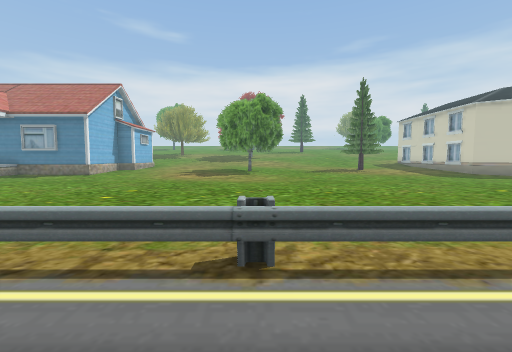
view 1 (above)

20 first-person views from a walk through a scene from a Unity 3-D project. The camera is 1.4 m above the floor, tilts 4° down and sees 90° across. The floor is counted in squares, 2 m on a side. Each view is taken from the middle of a square. On the plan, view 1 faces up. The plan holds only what a view shows up to about 9 squares ahead; the rest is blank. The place goes on beyond the plan.

view 2
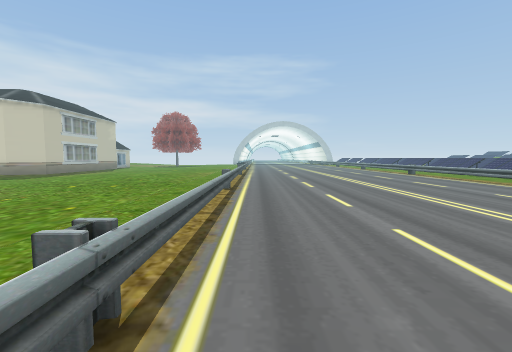

view 3
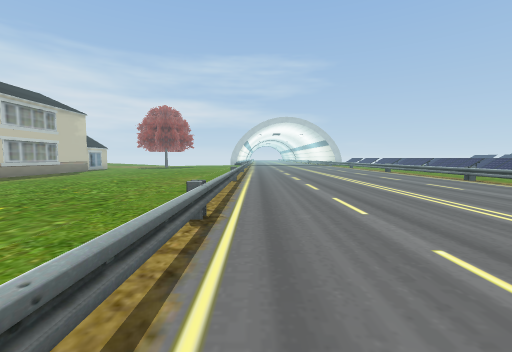

view 4
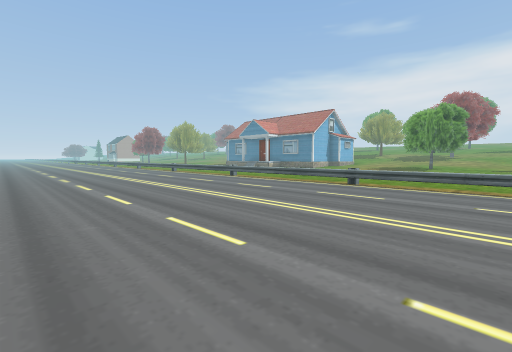

view 5
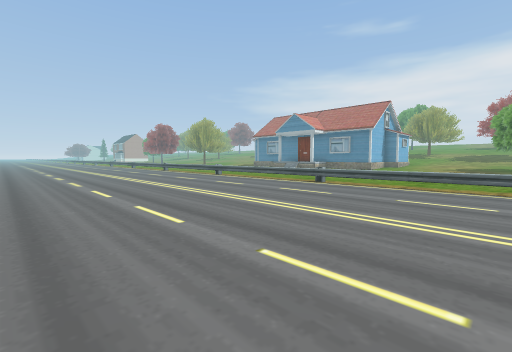

view 6
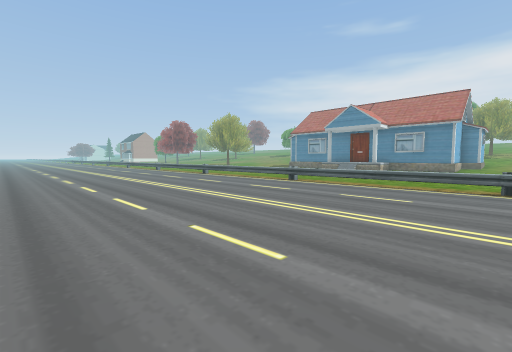

view 7
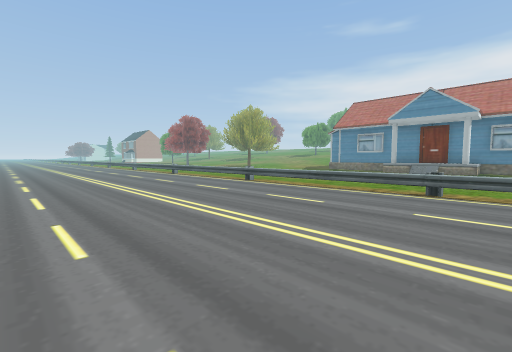

view 8
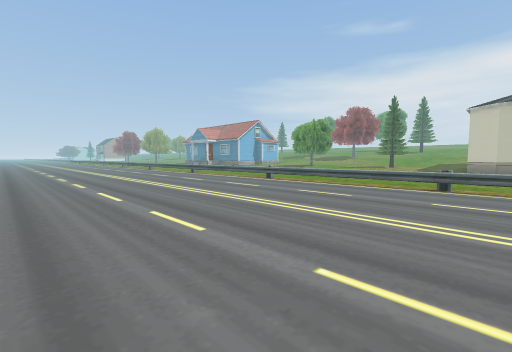

view 9
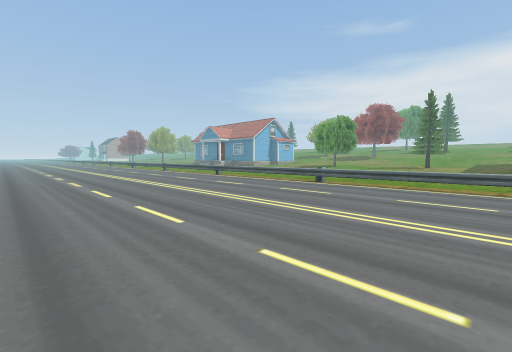

view 10
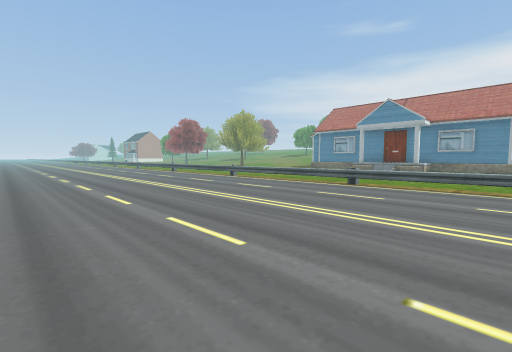

view 11
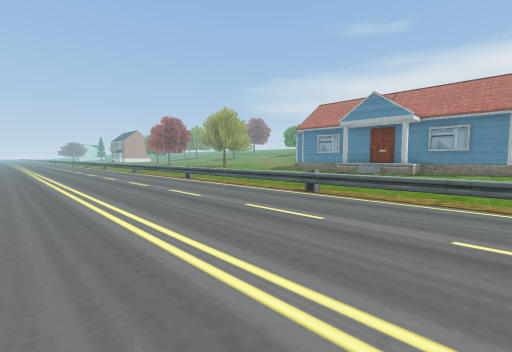

view 12
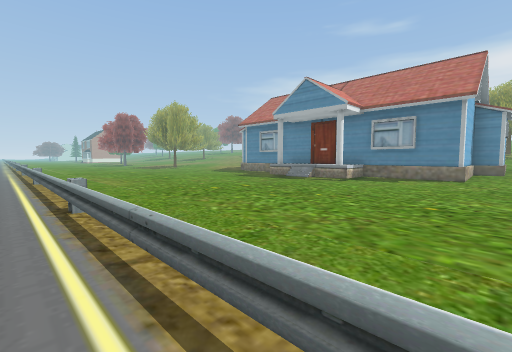

view 13
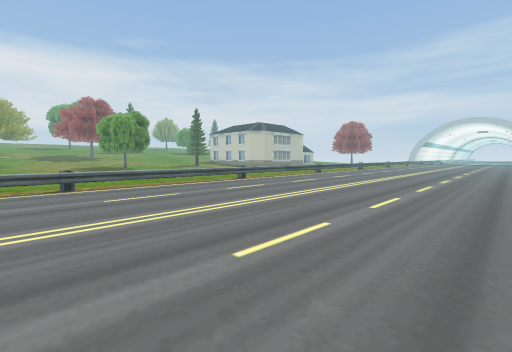

view 14
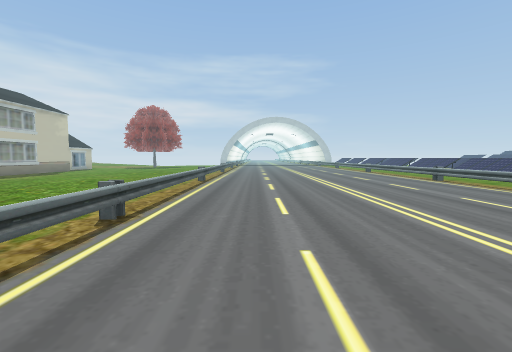

view 15
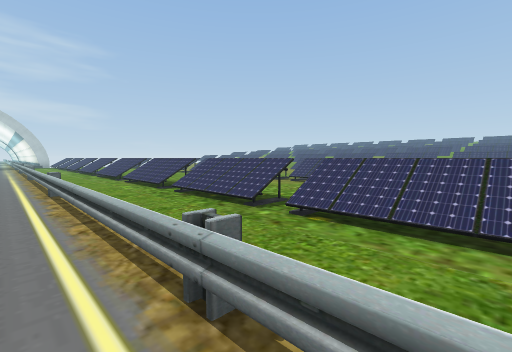

view 16
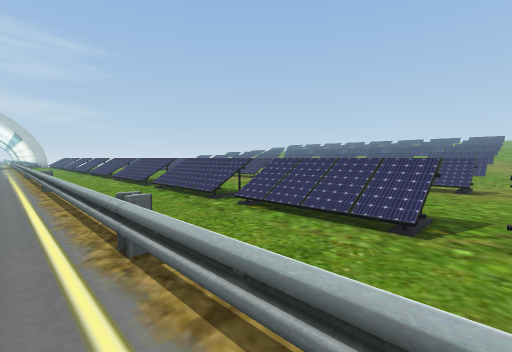

view 17
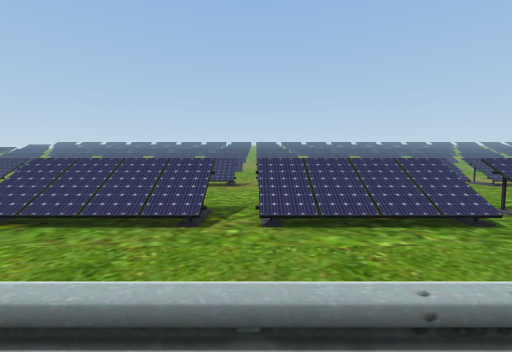

view 18
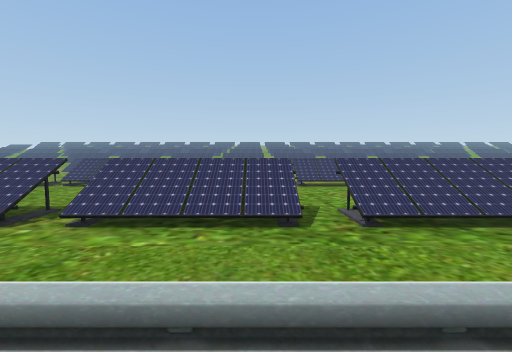

view 19
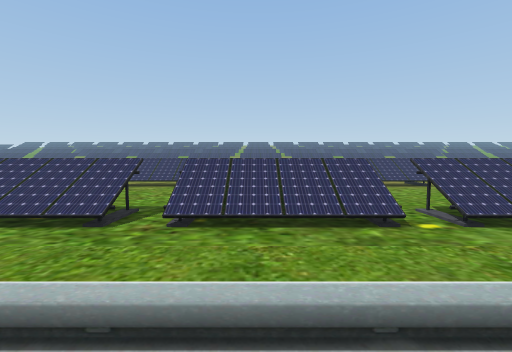

view 20
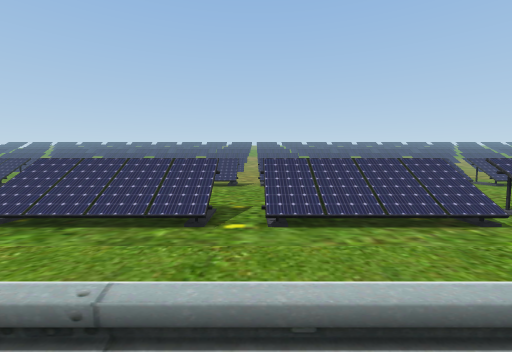

### Floor plan
Key: @ floor where view 1 was taken; # wall or solid block; . main floor; - floor 0.25 m lower than the main floor; / step, stairs or slope; = window, fence, low wall or low ledge.
Columns run from 16 left of view 1 to 11 right of it. Each row starts with its distance up from view 1.
 13          ##
 12          #.
 11       ####.
 10       =....
  9      /------------------- --
  8     ------------------------
  7     ........................
  6   ..........................
  5  ...........................
  4  ...........................
  3 ............................
  2 ============================
  1 ............................
  0 ................@...........
 -1 ............................
 -2 ............................
 -3 ............................
 -4 ............................
 -5 ............................
 -6             ================
 -7            .................
 -8            //#//#//#//#//#//
 -9             .............
-10            ...............
-11        ..  ...............
-12       /#/  //#//#//#//#//#
-13            -----  ---
-14                    ..
-15                    ..

Where each view was taken, in squares from view 1:
view 1: 0 up, 0 right, facing up
view 2: 1 up, 1 left, facing right
view 3: 1 up, 2 right, facing right
view 4: 5 down, 3 right, facing up-left
view 5: 5 down, 1 left, facing up-left
view 6: 5 down, 5 left, facing up-left
view 7: 4 down, 9 left, facing up-left
view 8: 5 down, 11 right, facing up-left
view 9: 5 down, 9 right, facing up-left
view 10: 5 down, 7 left, facing up-left
view 11: 3 down, 7 left, facing up-left
view 12: 1 up, 6 left, facing up-left
view 13: 5 down, 6 left, facing up-right
view 14: 0 up, 2 right, facing right
view 15: 5 down, 4 right, facing down-right
view 16: 5 down, 3 right, facing down-right
view 17: 5 down, 3 right, facing down
view 18: 5 down, 1 right, facing down
view 19: 5 down, 1 left, facing down
view 20: 5 down, 3 left, facing down
